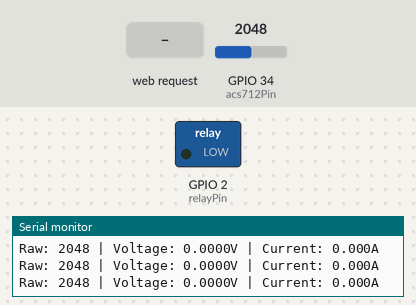
Simulated run of this sketch. Board: ESP32. On the bench: switched loads named in the sketch (green lamp = pin HIGH), the last lines printed to the serial monitor. The test bench sets the inputs (shaded band); at power-on: GPIO 34 (acs712Pin) = 2048. EEPROM starts erased.

Above: at 3.2 s.
3.3 s: HTTP request GET /relay received
At 4.4 s:
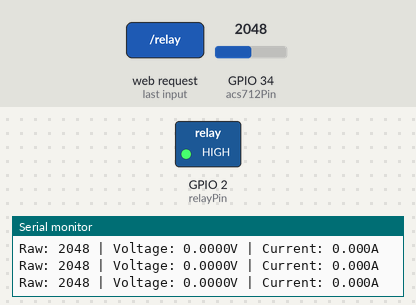
Timing chart, 0 to 6.3 s (numbered marks = the images above; inputs shaded):
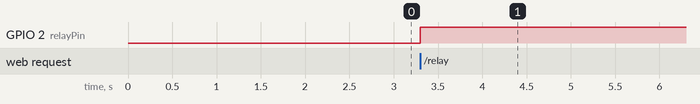

The sketch:

auto_cabo_esp32V1.ino
```cpp
#include <WiFi.h>
#include <WebServer.h>
#include <EEPROM.h>

// Configurações do Wi-Fi
const char* ssid = "ESP32_Energy_Monitor";
const char* password = "12345678";

// Pinos
const int relayPin = 2;
const int acs712Pin = 34;  // GPIO34 (ADC1_CH6)

// Parâmetros do ACS712
const float sensitivity = 0.185; // 185mV/A para ACS712-5A
const float vRef = 3.3;         // Tensão de referência do ESP32
const int adcMax = 4095;        // ESP32 tem ADC de 12 bits

// Tarifa de energia (R$/Wh)
const float tariff = 0.00054933;

// Variáveis globais
WebServer server(80);
bool relayState = false;
float current = 0;
float power = 0;
float energy = 0;
float energyCost = 0;
unsigned long lastTime = 0;
unsigned long deviceOnTime = 0;
bool deviceConnected = false;
float zeroCurrentVoltage = 2.5; // Valor inicial (será calibrado)

void calibrateACS712() {
  Serial.println("Calibrando ACS712... (Nenhuma carga deve estar conectada)");
  float sum = 0;
  for (int i = 0; i < 200; i++) {
    sum += analogRead(acs712Pin);
    delay(10);
  }
  zeroCurrentVoltage = (sum / 200) * (vRef / adcMax);
  Serial.print("Tensão de zero corrente: ");
  Serial.print(zeroCurrentVoltage, 4);
  Serial.println("V");
}

void measureCurrent() {
  int rawValue = analogRead(acs712Pin);
  float voltage = (rawValue * (vRef / adcMax)) - zeroCurrentVoltage;

  current = voltage / sensitivity;

  // Filtro para pequenas correntes
  if (fabs(current) < 0.1) {
    current = 0;
    deviceConnected = false;
  } else {
    deviceConnected = true;
    current = fabs(current); // Usamos valor absoluto
  }

  power = current * 220.0; // Calcula potência assumindo 220V

  // Debug no Serial Monitor
  Serial.print("Raw: ");
  Serial.print(rawValue);
  Serial.print(" | Voltage: ");
  Serial.print(voltage, 4);
  Serial.print("V | Current: ");
  Serial.print(current, 3);
  Serial.println("A");
}

void updateEnergy() {
  unsigned long now = millis();
  if (lastTime == 0) { // Primeira execução
    lastTime = now;
    return;
  }

  unsigned long elapsedTime = now - lastTime;
  float hours = elapsedTime / 3600000.0; // ms para horas

  if (deviceConnected && relayState) {
    float deltaEnergy = power * hours;
    energy += deltaEnergy;
    energyCost += deltaEnergy * tariff;
    deviceOnTime += elapsedTime;
  }

  lastTime = now;
}

void handleRoot() {
  String html = R"=====(
  <!DOCTYPE html>
  <html>
  <head>
    <title>Monitor de Energia</title>
    <meta name="viewport" content="width=device-width, initial-scale=1">
    <style>
      body { font-family: Arial, sans-serif; margin: 0; padding: 20px; background-color: #f5f5f5; }
      .container { max-width: 600px; margin: 0 auto; }
      .card { background: white; padding: 20px; border-radius: 10px; box-shadow: 0 2px 5px rgba(0,0,0,0.1); margin-bottom: 20px; }
      .btn { background: #4CAF50; color: white; border: none; padding: 10px 20px; text-align: center; text-decoration: none; display: inline-block; font-size: 16px; margin: 4px 2px; cursor: pointer; border-radius: 5px; width: 100%; }
      .btn-off { background: #f44336; }
      .status { font-weight: bold; }
      .data { margin-top: 15px; }
      .data-item { display: flex; justify-content: space-between; margin-bottom: 8px; }
      .data-label { font-weight: bold; }
      .device-connected { color: #4CAF50; }
      .device-disconnected { color: #f44336; }
      .cost { color: #2196F3; }
      h1 { color: #333; text-align: center; }
      h2 { color: #444; margin-top: 0; }
    </style>
    <script>
      function updateData() {
        fetch('/data')
          .then(response => response.json())
          .then(data => {
            // Atualiza estado do relé
            document.getElementById('relayStatus').textContent = data.relayState ? 'LIGADO' : 'DESLIGADO';
            document.getElementById('relayBtn').textContent = data.relayState ? 'DESLIGAR RELÉ' : 'LIGAR RELÉ';
            document.getElementById('relayBtn').className = data.relayState ? 'btn btn-off' : 'btn';

            // Atualiza medições
            updateMeasurement('current', data.current, ' A');
            updateMeasurement('power', data.power, ' W');
            updateMeasurement('energy', data.energy, ' Wh');
            updateMeasurement('energyCost', data.energyCost, ' R$', true);
            document.getElementById('onTime').textContent = formatTime(data.deviceOnTime);

            // Atualiza status do dispositivo
            const deviceStatus = document.getElementById('deviceStatus');
            if (data.deviceConnected) {
              deviceStatus.textContent = 'CONECTADO';
              deviceStatus.className = 'status device-connected';
            } else {
              deviceStatus.textContent = 'DESCONECTADO';
              deviceStatus.className = 'status device-disconnected';
            }
          });
      }

      function updateMeasurement(id, value, unit, isCurrency = false) {
        const element = document.getElementById(id);
        if (isCurrency) {
          element.textContent = 'R$ ' + value.toFixed(4);
        } else {
          element.textContent = value.toFixed(3) + unit;
        }
      }

      function formatTime(ms) {
        const hours = Math.floor(ms / 3600000);
        const minutes = Math.floor((ms % 3600000) / 60000);
        const seconds = Math.floor((ms % 60000) / 1000);
        return `${hours}h ${minutes}m ${seconds}s`;
      }

      function toggleRelay() {
        fetch('/relay')
          .then(response => response.text())
          .then(updateData);
      }

      function resetEnergy() {
        if(confirm('Tem certeza que deseja zerar o consumo e custo?')) {
          fetch('/reset')
            .then(response => response.text())
            .then(updateData);
        }
      }

      // Atualiza dados a cada segundo
      setInterval(updateData, 1000);

      // Carrega os dados quando a página é aberta
      window.onload = updateData;
    </script>
  </head>
  <body>
    <div class="container">
      <h1>Monitor de Energia</h1>

      <div class="card">
        <h2>Controle do Relé</h2>
        <div class="data-item">
          <span>Status:</span>
          <span id="relayStatus" class="status">--</span>
        </div>
        <button id="relayBtn" class="btn" onclick="toggleRelay()">--</button>
      </div>

      <div class="card">
        <h2>Monitoramento</h2>
        <div class="data-item">
          <span>Dispositivo:</span>
          <span id="deviceStatus" class="status">--</span>
        </div>

        <div class="data">
          <div class="data-item">
            <span>Corrente:</span>
            <span id="current">--</span>
          </div>
          <div class="data-item">
            <span>Potência:</span>
            <span id="power">--</span>
          </div>
          <div class="data-item">
            <span>Energia:</span>
            <span id="energy">--</span>
          </div>
          <div class="data-item">
            <span>Custo:</span>
            <span id="energyCost" class="cost">--</span>
          </div>
          <div class="data-item">
            <span>Tempo de uso:</span>
            <span id="onTime">--</span>
          </div>
        </div>

        <button class="btn" onclick="resetEnergy()" style="background: #FF9800;">ZERAR CONSUMO</button>
      </div>
    </div>
  </body>
  </html>
  )=====";

  server.send(200, "text/html", html);
}

void handleRelay() {
  relayState = !relayState;
  digitalWrite(relayPin, relayState ? HIGH : LOW);

  // Salva estado do relé na EEPROM
  EEPROM.write(0, relayState ? 1 : 0);
  EEPROM.commit();

  server.send(200, "text/plain", "Relé " + String(relayState ? "ligado" : "desligado"));
}

void handleData() {
  String json = "{";
  json += "\"relayState\":" + String(relayState ? "true" : "false") + ",";
  json += "\"current\":" + String(current) + ",";
  json += "\"power\":" + String(power) + ",";
  json += "\"energy\":" + String(energy) + ",";
  json += "\"energyCost\":" + String(energyCost) + ",";
  json += "\"deviceOnTime\":" + String(deviceOnTime) + ",";
  json += "\"deviceConnected\":" + String(deviceConnected ? "true" : "false");
  json += "}";

  server.send(200, "application/json", json);
}

void handleReset() {
  energy = 0;
  energyCost = 0;
  deviceOnTime = 0;
  server.send(200, "text/plain", "Consumo e custo zerados");
}

void handleCalibrate() {
  calibrateACS712();
  server.send(200, "text/plain", "Sensor calibrado. Tensão zero: " + String(zeroCurrentVoltage, 4) + "V");
}

void setup() {
  Serial.begin(115200);
  EEPROM.begin(512);

  // Configura pinos
  pinMode(relayPin, OUTPUT);
  digitalWrite(relayPin, LOW);

  // Carrega estado do relé da EEPROM
  relayState = EEPROM.read(0) == 1;
  digitalWrite(relayPin, relayState ? HIGH : LOW);

  // Configura Wi-Fi
  WiFi.softAP(ssid, password);
  Serial.println("");
  Serial.print("IP address: ");
  Serial.println(WiFi.softAPIP());

  // Configura rotas do servidor web
  server.on("/", handleRoot);
  server.on("/relay", handleRelay);
  server.on("/data", handleData);
  server.on("/reset", handleReset);
  server.on("/calibrate", handleCalibrate);

  server.begin();

  // Calibração inicial
  calibrateACS712();
  lastTime = millis();
}

void loop() {
  server.handleClient();

  static unsigned long lastMeasurement = 0;
  if (millis() - lastMeasurement >= 500) {
    measureCurrent();
    lastMeasurement = millis();
  }

  updateEnergy();
}
```

Measured:
- after the input at 3.3 s, GPIO 2 (relayPin): LOW → HIGH at once
